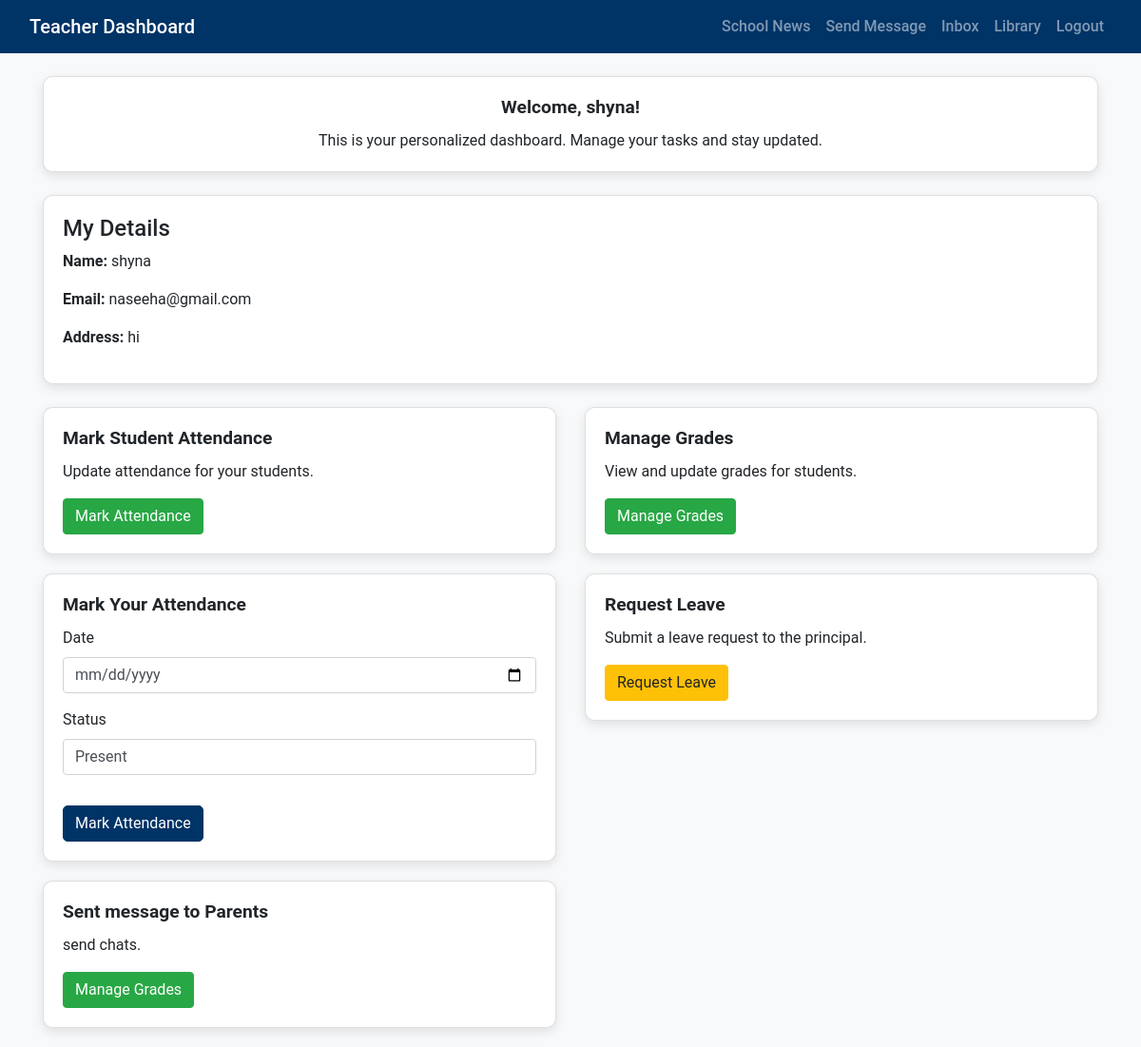
The page /users/teacherdashboard/ (signed in) on the database its author committed.
### users/models.py (models this page shows)
class Teacher(models.Model):
    profile = models.OneToOneField(UserProfile, on_delete=models.CASCADE)
    address = models.TextField(null=True, blank=True)
    qualification = models.CharField(max_length=200, null=True, blank=True)
    dob = models.DateField(default=timezone.now)
    contact = models.CharField(max_length=15, null=True, blank=True)
    resume = models.FileField(upload_to='teacher_resumes/', blank=True, null=True)
    courses = models.ForeignKey(Course,on_delete=models.CASCADE,related_name='assigned_teachers',null=True,blank=True)

class UserProfile(models.Model):
    user = models.OneToOneField(User, on_delete=models.CASCADE, related_name='profile')
    role = models.CharField(max_length=20, choices=ROLE_CHOICES)

### users/views.py (the view)
# urls.py: path('teacherdashboard/', views.teacher_dashboard, name='teacher_dashboard'),
@login_required
def teacher_dashboard(request, school_class_id=None):
    teacher_profile = request.user.profile
    teacher = get_object_or_404(Teacher, profile=teacher_profile)
    if school_class_id:
        school_class = get_object_or_404(SchoolClass, id=school_class_id)
    else:
        school_class = None
    return render(request, 'teacher/teacher_dashboard.html', {'teacher': teacher, 'school_class': school_class})

### templates/teacher/teacher_dashboard.html (shortened to what this page needs)
<!DOCTYPE html>
<html lang="en">
<head>
    <link href="https://cdn.jsdelivr.net/npm/bootstrap@5.3.0-alpha1/dist/css/bootstrap.min.css" rel="stylesheet">
    <link rel="stylesheet" href="https://stackpath.bootstrapcdn.com/bootstrap/4.5.2/css/bootstrap.min.css">
</head>
<body>
    <nav class="navbar navbar-expand-lg navbar-dark">
        <div class="container-fluid">
            <a class="navbar-brand" href="#">Teacher Dashboard</a>
            <div class="collapse navbar-collapse" id="navbarNav">
                <ul class="navbar-nav ms-auto">
                    <li class="nav-item">
                        <a class="nav-link" href="{% url 'users:school_news' %}">School News</a>
                    </li>
                    <li class="nav-item">
                        <a class="nav-link" href="{% url 'users:send_message' %}">Send Message</a>
                    </li>
                    <li class="nav-item">
                        <a class="nav-link" href="{% url 'users:message_inbox' %}">Inbox</a>
                    </li>
                    <li class="nav-item">
                        <a class="nav-link" href="{% url 'users:catalog' %}">Library</a>
                    </li>
                    <li class="nav-item">
                        <a class="nav-link" href="{% url 'users:logout_view' %}">Logout</a>
                    </li>
                </ul>
            </div>
        </div>
    </nav>
    <div class="container mt-4">
        <div class="card text-center">
            <div class="card-body">
                <h2 class="card-title">Welcome, {{ teacher.profile.user.username }}!</h2>
                <p class="card-text">This is your personalized dashboard. Manage your tasks and stay updated.</p>
            </div>
        </div>
    </div>
    <div class="container mt-4">
        <div class="card mb-4">
            <div class="card-body">
                <h4>My Details</h4>
                <p><strong>Name:</strong> {{ teacher.profile.user.username }}</p>
                <p><strong>Email:</strong> {{ teacher.profile.user.email }}</p>
                <p><strong>Address:</strong> {{ teacher.address }}</p>
            </div>
        </div>
        <div class="row">
            <div class="col-md-6">
                <div class="card">
                    <div class="card-body">
                        <h4 class="card-title">Mark Student Attendance</h4>
                        <p>Update attendance for your students.</p>
                        <a href="{% url 'users:mark_attendance' %}" class="btn btn-success">Mark Attendance</a>
                    </div>
                </div>
            </div>
            <div class="col-md-6">
                <div class="card">
                    <div class="card-body">
                        <h4 class="card-title">Manage Grades</h4>
                        <p>View and update grades for students.</p>
                        <a href="{% url 'users:manage_grades' %}" class="btn btn-success">Manage Grades</a>
                    </div>
                </div>
            </div>
            <div class="col-md-6">
                <div class="card">
                    <div class="card-body">
                        <h4 class="card-title">Mark Your Attendance</h4>
                        <form method="POST" action="{% url 'users:mark_teacher_attendance' %}">
                            <div class="form-group">
                                <label for="attendance_date">Date</label>
                                <input type="date" name="date" id="attendance_date" class="form-control" required>
                            </div>
                            <div class="form-group mt-3">
                                <label for="attendance_status">Status</label>
                                <select name="status" id="attendance_status" class="form-control" required>
                                    <option value="present">Present</option>
                                </select>
                            </div>
                            <button type="submit" class="btn btn-primary mt-3">Mark Attendance</button>
                        </form>
                    </div>
                </div>
            </div>
            <div class="col-md-6">
                <div class="card">
                    <div class="card-body">
                        <h4 class="card-title">Request Leave</h4>
                        <p>Submit a leave request to the principal.</p>
                        <a href="{% url 'users:request_leave' %}" class="btn btn-warning">Request Leave</a>
                    </div>
                </div>
            </div>
            <div class="col-md-6">
                <div class="card">
                    <div class="card-body">
                        <h4 class="card-title">Sent message to Parents</h4>
                        <p>send chats.</p>
                        <a href="{% url 'users:send_message' %}" class="btn btn-success">Manage Grades</a>
                    </div>
                </div>
            </div>
        </div>
    </div>
</body>
</html>

### templates/teacher/teacher_dashboard.html (style rules this page uses)
body { background-color: #f8f9fa; font-family: 'Roboto', sans-serif; }
.navbar { background-color: #003366; }
.navbar .navbar-brand, .navbar .nav-link { color: white; font-weight: 500; }
.card { border-radius: 10px; box-shadow: 0 4px 12px rgba(0, 0, 0, 0.1); margin-bottom: 20px; }
.card h5, .card-title { font-size: 1.2rem; font-weight: 600; }
.btn-primary { background-color: #003366; border-color: #003366; border-radius: 5px; transition: background-color 0.3s ease; }

### rows shown on the page
Teacher: profile.user.username "shyna", profile.user.email "naseeha@gmail.com", address "hi"
